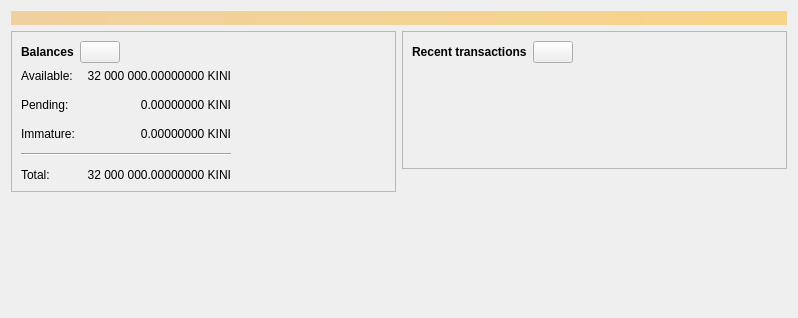
<?xml version="1.0" encoding="UTF-8"?>
<ui version="4.0">
 <class>OverviewPage</class>
 <widget class="QWidget" name="OverviewPage">
  <property name="geometry">
   <rect>
    <x>0</x>
    <y>0</y>
    <width>798</width>
    <height>318</height>
   </rect>
  </property>
  <property name="windowTitle">
   <string>Form</string>
  </property>
  <layout class="QVBoxLayout" name="topLayout">
   <item>
    <widget class="QLabel" name="labelAlerts">
     <property name="visible">
      <bool>false</bool>
     </property>
     <property name="styleSheet">
      <string notr="true">QLabel { background-color: qlineargradient(x1: 0, y1: 0, x2: 1, y2: 0, stop:0 #F0D0A0, stop:1 #F8D488); color:#000000; }</string>
     </property>
     <property name="wordWrap">
      <bool>true</bool>
     </property>
     <property name="margin">
      <number>3</number>
     </property>
     <property name="textInteractionFlags">
      <set>Qt::TextSelectableByMouse</set>
     </property>
    </widget>
   </item>
   <item>
    <layout class="QHBoxLayout" name="horizontalLayout" stretch="1,1">
     <item>
      <layout class="QVBoxLayout" name="verticalLayout_2">
       <item>
        <widget class="QFrame" name="frame">
         <property name="frameShape">
          <enum>QFrame::StyledPanel</enum>
         </property>
         <property name="frameShadow">
          <enum>QFrame::Raised</enum>
         </property>
         <layout class="QVBoxLayout" name="verticalLayout_4">
          <item>
           <layout class="QHBoxLayout" name="horizontalLayout_4">
            <item>
             <widget class="QLabel" name="label_5">
              <property name="font">
               <font>
                <weight>75</weight>
                <bold>true</bold>
               </font>
              </property>
              <property name="text">
               <string>Balances</string>
              </property>
             </widget>
            </item>
            <item>
             <widget class="QPushButton" name="labelWalletStatus">
              <property name="enabled">
               <bool>true</bool>
              </property>
              <property name="maximumSize">
               <size>
                <width>45</width>
                <height>16777215</height>
               </size>
              </property>
              <property name="toolTip">
               <string>The displayed information may be out of date. Your wallet automatically synchronizes with the Bitkini network after a connection is established, but this process has not completed yet.</string>
              </property>
              <property name="text">
               <string/>
              </property>
              <property name="icon">
               <iconset resource="../bitcoin.qrc">
                <normaloff>:/icons/warning</normaloff>
                <disabledoff>:/icons/warning</disabledoff>:/icons/warning</iconset>
              </property>
              <property name="iconSize">
               <size>
                <width>24</width>
                <height>24</height>
               </size>
              </property>
             </widget>
            </item>
            <item>
             <spacer name="horizontalSpacer_3">
              <property name="orientation">
               <enum>Qt::Horizontal</enum>
              </property>
              <property name="sizeHint" stdset="0">
               <size>
                <width>40</width>
                <height>20</height>
               </size>
              </property>
             </spacer>
            </item>
           </layout>
          </item>
          <item>
           <layout class="QGridLayout" name="gridLayout">
            <property name="spacing">
             <number>12</number>
            </property>
            <item row="1" column="1">
             <widget class="QLabel" name="labelUnconfirmed">
              <property name="cursor">
               <cursorShape>IBeamCursor</cursorShape>
              </property>
              <property name="toolTip">
               <string>Total of transactions that have yet to be confirmed, and do not yet count toward the spendable balance</string>
              </property>
              <property name="text">
               <string notr="true">0.00000000 KINI</string>
              </property>
              <property name="alignment">
               <set>Qt::AlignRight|Qt::AlignTrailing|Qt::AlignVCenter</set>
              </property>
              <property name="textInteractionFlags">
               <set>Qt::LinksAccessibleByMouse|Qt::TextSelectableByKeyboard|Qt::TextSelectableByMouse</set>
              </property>
             </widget>
            </item>
            <item row="3" column="0" colspan="2">
             <widget class="Line" name="line">
              <property name="orientation">
               <enum>Qt::Horizontal</enum>
              </property>
             </widget>
            </item>
            <item row="4" column="0">
             <widget class="QLabel" name="labelTotalText">
              <property name="text">
               <string>Total:</string>
              </property>
             </widget>
            </item>
            <item row="2" column="1">
             <widget class="QLabel" name="labelImmature">
              <property name="cursor">
               <cursorShape>IBeamCursor</cursorShape>
              </property>
              <property name="toolTip">
               <string>Mined balance that has not yet matured</string>
              </property>
              <property name="text">
               <string notr="true">0.00000000 KINI</string>
              </property>
              <property name="alignment">
               <set>Qt::AlignRight|Qt::AlignTrailing|Qt::AlignVCenter</set>
              </property>
              <property name="textInteractionFlags">
               <set>Qt::LinksAccessibleByMouse|Qt::TextSelectableByKeyboard|Qt::TextSelectableByMouse</set>
              </property>
             </widget>
            </item>
            <item row="1" column="2">
             <spacer name="horizontalSpacer_2">
              <property name="orientation">
               <enum>Qt::Horizontal</enum>
              </property>
              <property name="sizeHint" stdset="0">
               <size>
                <width>40</width>
                <height>20</height>
               </size>
              </property>
             </spacer>
            </item>
            <item row="2" column="0">
             <widget class="QLabel" name="labelImmatureText">
              <property name="text">
               <string>Immature:</string>
              </property>
             </widget>
            </item>
            <item row="4" column="1">
             <widget class="QLabel" name="labelTotal">
              <property name="cursor">
               <cursorShape>IBeamCursor</cursorShape>
              </property>
              <property name="toolTip">
               <string>Your current total balance</string>
              </property>
              <property name="text">
               <string notr="true">32 000 000.00000000 KINI</string>
              </property>
              <property name="alignment">
               <set>Qt::AlignRight|Qt::AlignTrailing|Qt::AlignVCenter</set>
              </property>
              <property name="textInteractionFlags">
               <set>Qt::LinksAccessibleByMouse|Qt::TextSelectableByKeyboard|Qt::TextSelectableByMouse</set>
              </property>
             </widget>
            </item>
            <item row="0" column="0">
             <widget class="QLabel" name="labelBalanceText">
              <property name="text">
               <string>Available:</string>
              </property>
             </widget>
            </item>
            <item row="0" column="1">
             <widget class="QLabel" name="labelBalance">
              <property name="cursor">
               <cursorShape>IBeamCursor</cursorShape>
              </property>
              <property name="toolTip">
               <string>Your current spendable balance</string>
              </property>
              <property name="text">
               <string notr="true">32 000 000.00000000 KINI</string>
              </property>
              <property name="alignment">
               <set>Qt::AlignRight|Qt::AlignTrailing|Qt::AlignVCenter</set>
              </property>
              <property name="textInteractionFlags">
               <set>Qt::LinksAccessibleByMouse|Qt::TextSelectableByKeyboard|Qt::TextSelectableByMouse</set>
              </property>
             </widget>
            </item>
            <item row="1" column="0">
             <widget class="QLabel" name="labelPendingText">
              <property name="text">
               <string>Pending:</string>
              </property>
             </widget>
            </item>
           </layout>
          </item>
         </layout>
        </widget>
       </item>
       <item>
        <spacer name="verticalSpacer">
         <property name="orientation">
          <enum>Qt::Vertical</enum>
         </property>
         <property name="sizeHint" stdset="0">
          <size>
           <width>20</width>
           <height>40</height>
          </size>
         </property>
        </spacer>
       </item>
      </layout>
     </item>
     <item>
      <layout class="QVBoxLayout" name="verticalLayout_3">
       <item>
        <widget class="QFrame" name="frame_2">
         <property name="frameShape">
          <enum>QFrame::StyledPanel</enum>
         </property>
         <property name="frameShadow">
          <enum>QFrame::Raised</enum>
         </property>
         <layout class="QVBoxLayout" name="verticalLayout">
          <item>
           <layout class="QHBoxLayout" name="horizontalLayout_2">
            <item>
             <widget class="QLabel" name="label_4">
              <property name="font">
               <font>
                <weight>75</weight>
                <bold>true</bold>
               </font>
              </property>
              <property name="text">
               <string>Recent transactions</string>
              </property>
             </widget>
            </item>
            <item>
             <widget class="QPushButton" name="labelTransactionsStatus">
              <property name="enabled">
               <bool>true</bool>
              </property>
              <property name="maximumSize">
               <size>
                <width>45</width>
                <height>16777215</height>
               </size>
              </property>
              <property name="toolTip">
               <string>The displayed information may be out of date. Your wallet automatically synchronizes with the Bitkini network after a connection is established, but this process has not completed yet.</string>
              </property>
              <property name="text">
               <string/>
              </property>
              <property name="icon">
               <iconset resource="../bitcoin.qrc">
                <normaloff>:/icons/warning</normaloff>
                <disabledoff>:/icons/warning</disabledoff>:/icons/warning</iconset>
              </property>
              <property name="iconSize">
               <size>
                <width>24</width>
                <height>24</height>
               </size>
              </property>
             </widget>
            </item>
            <item>
             <spacer name="horizontalSpacer">
              <property name="orientation">
               <enum>Qt::Horizontal</enum>
              </property>
              <property name="sizeHint" stdset="0">
               <size>
                <width>40</width>
                <height>20</height>
               </size>
              </property>
             </spacer>
            </item>
           </layout>
          </item>
          <item>
           <widget class="TransactionOverviewWidget" name="listTransactions">
            <property name="styleSheet">
             <string notr="true">QListView { background: transparent; }</string>
            </property>
            <property name="frameShape">
             <enum>QFrame::NoFrame</enum>
            </property>
            <property name="verticalScrollBarPolicy">
             <enum>Qt::ScrollBarAlwaysOff</enum>
            </property>
            <property name="horizontalScrollBarPolicy">
             <enum>Qt::ScrollBarAlwaysOff</enum>
            </property>
            <property name="sizeAdjustPolicy">
             <enum>QAbstractScrollArea::AdjustToContents</enum>
            </property>
            <property name="selectionMode">
             <enum>QAbstractItemView::NoSelection</enum>
            </property>
            <property name="uniformItemSizes">
             <bool>true</bool>
            </property>
           </widget>
          </item>
         </layout>
        </widget>
       </item>
       <item>
        <spacer name="verticalSpacer_2">
         <property name="orientation">
          <enum>Qt::Vertical</enum>
         </property>
         <property name="sizeHint" stdset="0">
          <size>
           <width>20</width>
           <height>40</height>
          </size>
         </property>
        </spacer>
       </item>
      </layout>
     </item>
    </layout>
   </item>
  </layout>
 </widget>
 <customwidgets>
  <customwidget>
   <class>TransactionOverviewWidget</class>
   <extends>QListView</extends>
   <header>qt/transactionoverviewwidget.h</header>
  </customwidget>
 </customwidgets>
 <resources/>
 <connections/>
</ui>
